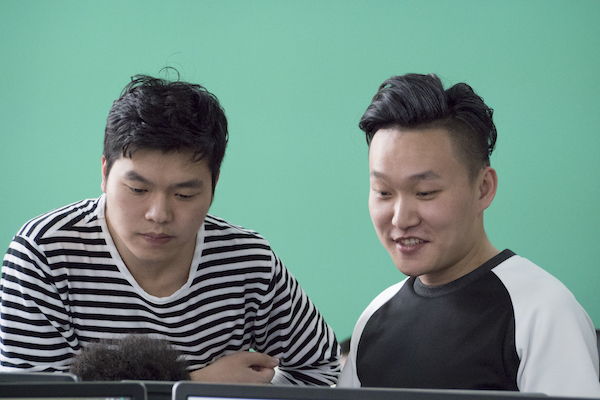
#> input picture testData/1.jpg, 600 x 400 px
$ python facedetector.py testData/1.jpg
#> lines starting #> are read from the running program, lines starting #| are printed output that depends on the picture; after the words box and inside, x2 and y2 are one past the last pixel; in counts of white or black regions, pixels touching at a corner belong together
import cv2
import numpy as np
import sys


class FaceDetector(object):
  def __init__(self):
    pass

  def run(self, img):
    pass


class FaceDetectorCascadeOpenCV(FaceDetector):

  def __init__(self, frontalModel='data/haarcascade_frontalface_default.xml',
    profileModel="data/haarcascade_profileface.xml"):
    self.faceCascade = cv2.CascadeClassifier(frontalModel)
    self.profileCascade = cv2.CascadeClassifier(profileModel)

  def run(self, img):
    gray = cv2.cvtColor(img, cv2.COLOR_BGR2GRAY)
    faces = self.faceCascade.detectMultiScale(gray, 1.3, minNeighbors=5)
    facesImg = []
    for (x, y, w, h) in faces:
      roiColor = img[y: y + h, x: x + w]
      facesImg.append(roiColor)

    return faces, facesImg

  def visualize(self, img, faces):
    for (x, y, w, h) in faces:
      cv2.rectangle(img, (x, y), (x + w, y + h), (255, 0, 0), 2)
    cv2.imshow("facedetection", img)
    cv2.waitKey(0)
    cv2.destroyAllWindows()


def testOcv():
  detector = FaceDetectorCascadeOpenCV()
  print("image: {}".format(sys.argv[1]))
  img = cv2.imread(sys.argv[1])
#> img is the input picture: shape (400, 600, 3); mean B, G, R 130.1, 139.1, 110
  faces, facesImg = detector.run(img)
#> in run, `gray = cv2.cvtColor(img, cv2.COLOR_BGR2GRAY)`:
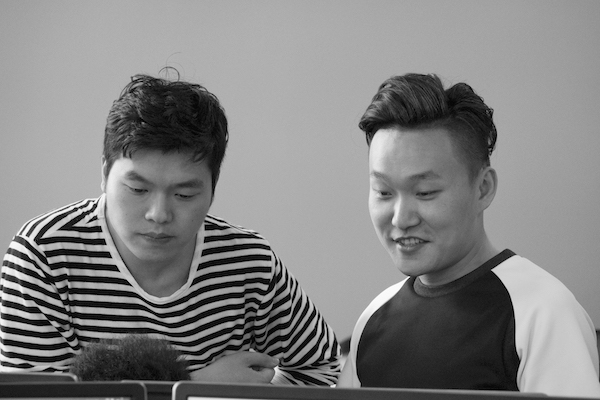
#> gray: shape (400, 600); min 0, max 255, mean 129.3
#> in run, `faces = self.faceCascade.detectMultiScale(gray, 1.3, minNeighbors=5)`: faces = [[99, 143, 126, 126], [343, 137, 136, 136]]
#> the loop in run, `for (x, y, w, h) in faces:` made 2 passes
#> pass 1, in run, `roiColor = img[y: y + h, x: x + w]`:
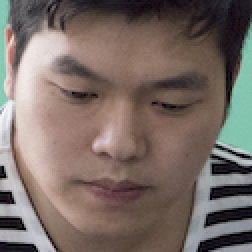
#> roiColor: shape (126, 126, 3) (shown 2 times larger); mean B, G, R 101.8, 108.1, 121.4
#> pass 2, in run, `roiColor = img[y: y + h, x: x + w]`:
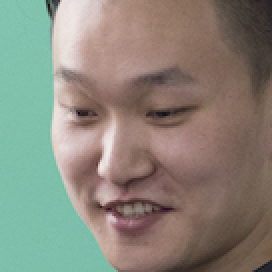
#> roiColor: shape (136, 136, 3) (shown 2 times larger); mean B, G, R 122.4, 134.1, 136.9
#> after the loop in run, `for (x, y, w, h) in faces:`: facesImg = 2 items
#> faces = [[99, 143, 126, 126], [343, 137, 136, 136]]; facesImg = 2 items
  detector.visualize(img, faces)
#> the loop in visualize, `for (x, y, w, h) in faces:` made 2 passes
#> after the loop in visualize, `for (x, y, w, h) in faces:`:
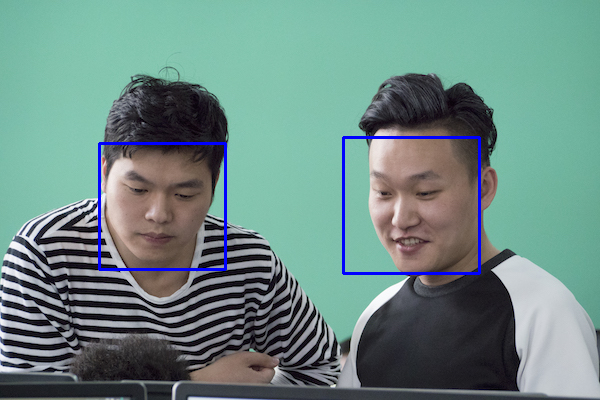
#> img: shape (400, 600, 3); 1.31% of pixels changed, all inside (x1, y1, x2, y2) = (98, 136, 481, 275)


class FaceDetectorFacenet(FaceDetector):

  def __init__():
    pass


if __name__ == "__main__":
  testOcv()

$ run again, on testData/3.jpg
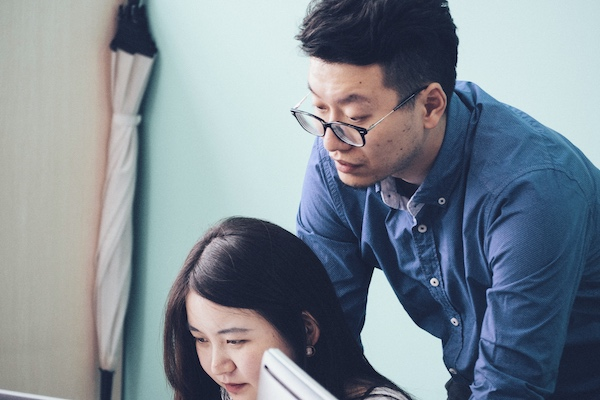
#> input picture testData/3.jpg, 600 x 400 px
#> in testOcv, img is the input picture: shape (400, 600, 3); mean B, G, R 147.4, 137.9, 127.3
#> in run, `faces = self.faceCascade.detectMultiScale(gray, 1.3, minNeighbors=5)`: faces = [[379, 76, 79, 79]]
#> the loop in run, `for (x, y, w, h) in faces:` made 1 pass
#> pass 1, in run, `roiColor = img[y: y + h, x: x + w]`:
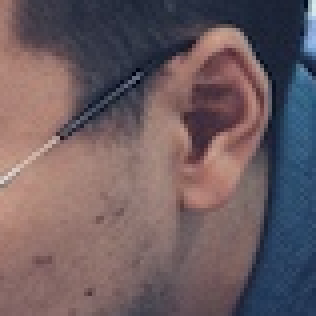
#> roiColor: shape (79, 79, 3) (shown 4 times larger); mean B, G, R 96.8, 92.1, 108.1
#> after the loop in run, `for (x, y, w, h) in faces:`: facesImg = 1 item
#> in testOcv, `faces, facesImg = detector.run(img)`: faces = [[379, 76, 79, 79]]; facesImg = 1 item
#> the loop in visualize, `for (x, y, w, h) in faces:` made 1 pass
#> after the loop in visualize, `for (x, y, w, h) in faces:`:
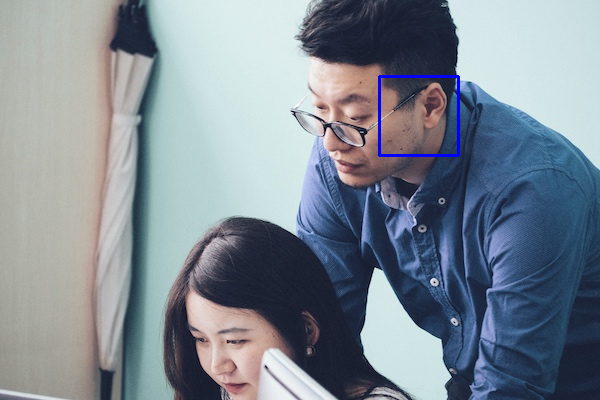
#> img: shape (400, 600, 3); 0.39% of pixels changed, all inside (x1, y1, x2, y2) = (378, 75, 460, 157)

$ run again, on testData/4.jpg
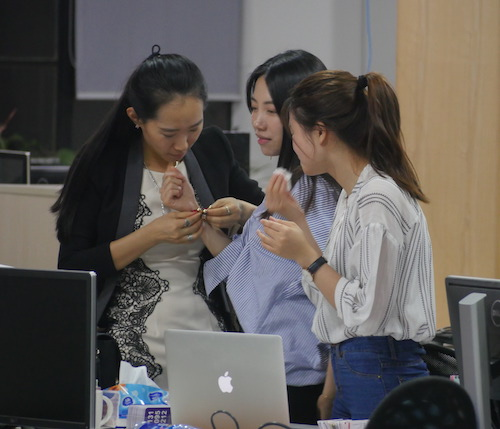
#> input picture testData/4.jpg, 500 x 429 px
#> in testOcv, img is the input picture: shape (429, 500, 3); mean B, G, R 88.3, 91.2, 95.7
#> in run, `gray = cv2.cvtColor(img, cv2.COLOR_BGR2GRAY)`:
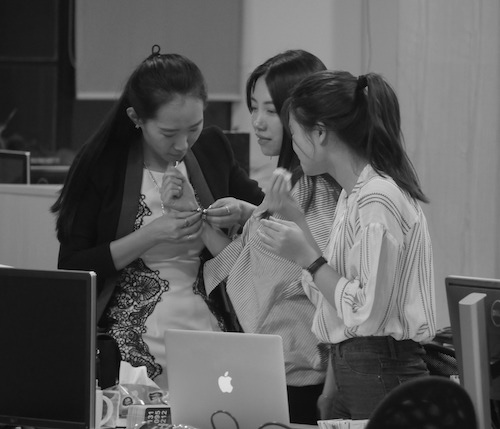
#> gray: shape (429, 500); min 0, max 252, mean 92.2
#> in run, `faces = self.faceCascade.detectMultiScale(gray, 1.3, minNeighbors=5)`: faces = [[101, 300, 56, 56]]
#> the loop in run, `for (x, y, w, h) in faces:` made 1 pass
#> after the loop in run, `for (x, y, w, h) in faces:`: facesImg = 1 item
#> in testOcv, `faces, facesImg = detector.run(img)`: faces = [[101, 300, 56, 56]]; facesImg = 1 item
#> the loop in visualize, `for (x, y, w, h) in faces:` made 1 pass
#> after the loop in visualize, `for (x, y, w, h) in faces:`:
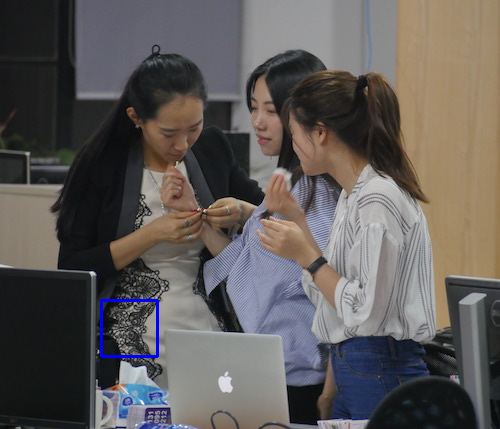
#> img: shape (429, 500, 3); 0.31% of pixels changed, all inside (x1, y1, x2, y2) = (100, 299, 159, 358)
